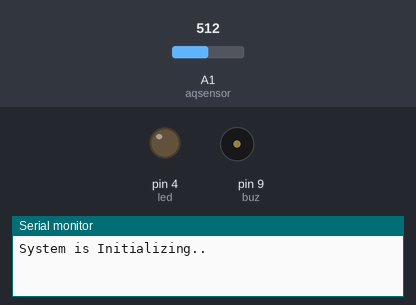
Simulated run of this sketch. Board: Arduino Uno, built with avr-gcc and run on an emulated ATmega328P. Parts: output pins drawn as LEDs (lit = HIGH), buzzer (waves = sounding, pin HIGH), the last lines printed to the serial monitor. Inputs (shaded band) come from the test bench; at power-on: A1 (aqsensor) = 512. The modem accepts every AT command (registered, SIM ready, sends succeed) and sends nothing else.

Above: at 0.1 s.
At 11.2 s:
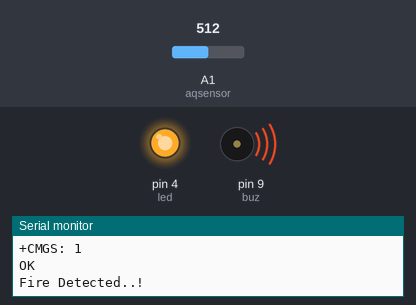
Timing chart, 0 to 12.7 s (numbered marks = the images above):
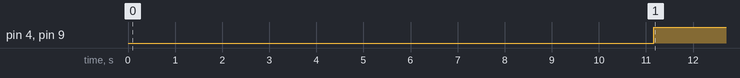

The sketch:

hirentailor_gsmproject.ino
```cpp
#include <SoftwareSerial.h>
SoftwareSerial mysim(7,8); // connect gsm modem on this pin
String smstext;

int buz = 9;  //buzzer connected to pin 9
int led = 4;  //led connected to pin 4

const int aqsensor = A1;  //output of mq135 connected to A1 pin of Arduino
int threshold = 250;      //Threshold level for Air Quality

void setup() {
      Serial.begin(9600);
      mysim.begin(9600);
      Serial.println("System is Initializing..");
      pinMode (buz,OUTPUT);     // buzzer is connected as Output from Arduino
      pinMode (led,OUTPUT);     // led is connected as output from Arduino
      pinMode (aqsensor,INPUT); // MQ135 is connected as INPUT to arduino
      digitalWrite(buz, LOW);
      digitalWrite(led, LOW);
      delay(5000); // wait for 5 seconds
}

void loop() {
      int ppm = analogRead(aqsensor); //read MQ135 analog outputs at A1 and store it in ppm
      Serial.println(ppm);            //print value of ppm in serial monitor

      if (ppm > threshold)            // check is ppm is greater than threshold or not
      {
      smstext =  "\nFire Detected..!";
      sendSMS(smstext);
      Serial.println(smstext);
      digitalWrite(buz,HIGH);     //Turn ON Buzzer
      digitalWrite(led,HIGH);     //Turn ON LED
      delay(5000);
      mysim.println("ATD+YYxxxxxxxxxx;"); //  change ZZ with country code and xxxxxxxxxxx with phone number to dial
      updateSerial();
      Serial.println("Calling  ");
      delay(50000); // wait for 50 seconds...
      mysim.println("ATH"); //hang up
      updateSerial();
      Serial.println("Hangup Call");

    }
     else
    {
      digitalWrite(led,LOW);   //jump here if ppm is not greater than threshold and turn off LED
      digitalWrite(buz,LOW);   //Turn off Buzzer
      Serial.println("No Fire detected");
    }
  delay (500);
}

void sendSMS(String message)
{
  mysim.print("AT+CMGF=1\r");                     // AT command to send SMS message
  updateSerial();
  delay(1000);

  mysim.println("AT + CMGS = \"+YYxxxxxxxxxx\"");  // recipient's mobile number, in international format
  updateSerial();
  delay(1000);

  mysim.println(message);                         // message to send
  updateSerial();
  delay(1000);

  mysim.println((char)26);                        // End AT command with a ^Z, ASCII code 26
  updateSerial();
  delay(1000);

  mysim.println();
  delay(100);                                     // give module time to send SMS

}

void updateSerial()
{
  delay(500);
  while (Serial.available())
  {
    mysim.write(Serial.read());//Forward what Serial received to Software Serial Port
  }
  while(mysim.available())
  {
    Serial.write(mysim.read());//Forward what Software Serial received to Serial Port
  }
}
```

Measured:
- by itself, pin 4 (led), pin 9 (buz): LOW → HIGH at 11.2 s
